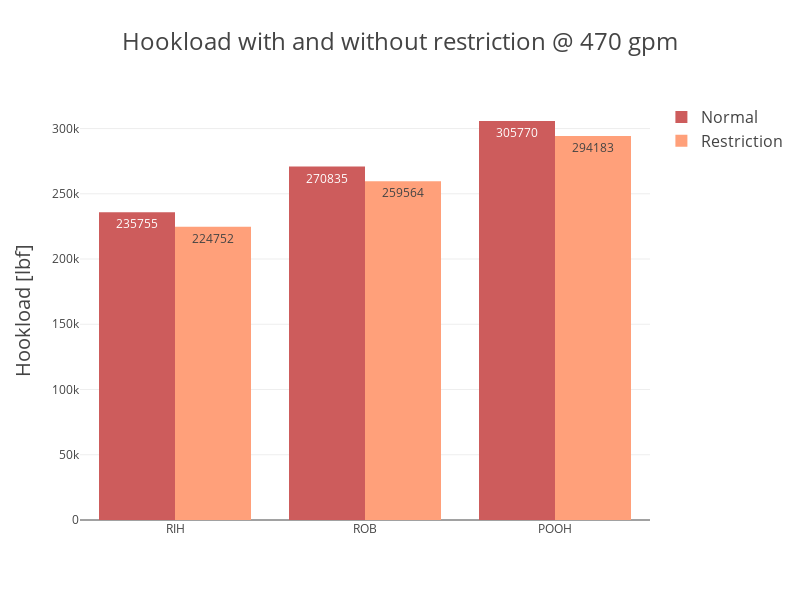

The cell this chart's notebook holds for it:
### Code cell
import plotly.graph_objects as go

trips = ['RIH', 'ROB', 'POOH']
fig = go.Figure()

fig.add_trace(go.Bar(
    x=trips,
    y=[235755, 270835, 305770],
    name='Normal',
    marker_color='indianred',
    text=[235755, 270835, 305770],
    textposition='auto'
))

fig.add_trace(go.Bar(
    x=trips,
    y=[224752, 259564, 294183],
    name='Restriction',
    marker_color='lightsalmon',
    text=[224752, 259564, 294183],
    textposition='auto'
))

fig.update_layout(
    barmode='group', 
    template= "none",
    title='Hookload with and without restriction @ 470 gpm',
    title_font_size=24,
    xaxis=dict(
        titlefont_size=20
    ),
    yaxis=dict(
        title='Hookload [lbf]',
        titlefont_size=20
    ),
    legend=dict(
        traceorder='normal',
        font=dict(
            size=16,
        )
    ),
    height=600, 
    width=800
    )

fig.show()

### Figure 1 — Plotly figure (JSON) as saved in the notebook; plotly's stock layout.template omitted (floating-point values rounded to 4 significant figures)
{"data": [{"marker": {"color": "indianred"}, "name": "Normal", "text": ["235755", "270835", "305770"], "textposition": "auto", "type": "bar", "x": ["RIH", "ROB", "POOH"], "y": [235755, 270835, 305770]}, {"marker": {"color": "lightsalmon"}, "name": "Restriction", "text": ["224752", "259564", "294183"], "textposition": "auto", "type": "bar", "x": ["RIH", "ROB", "POOH"], "y": [224752, 259564, 294183]}], "layout": {"barmode": "group", "height": 600, "legend": {"font": {"size": 16}, "traceorder": "normal"}, "title": {"font": {"size": 24}, "text": "Hookload with and without restriction @ 470 gpm"}, "width": 800, "xaxis": {"title": {"font": {"size": 20}}}, "yaxis": {"title": {"font": {"size": 20}, "text": "Hookload [lbf]"}}}}
